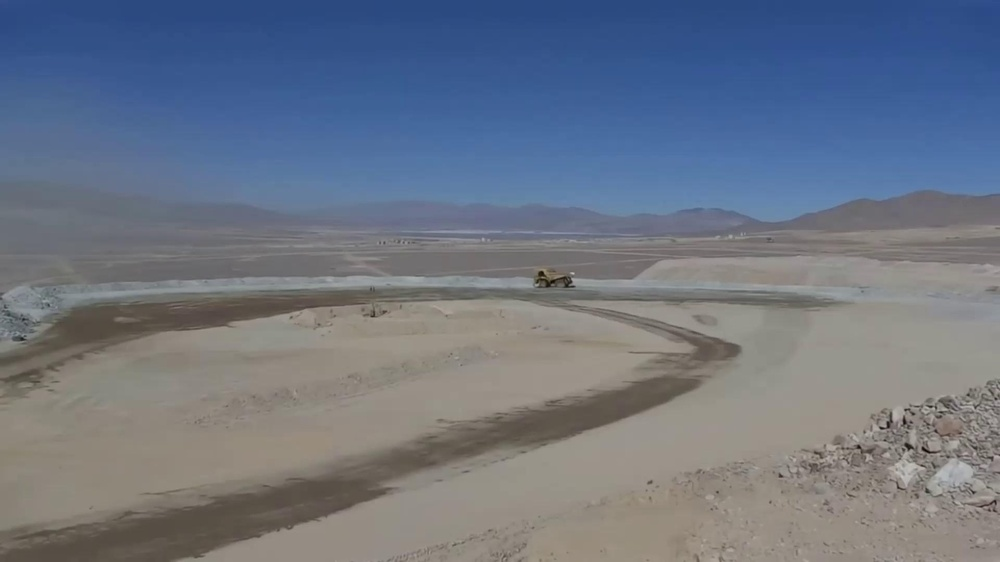
#> input picture data/dataset/images/train/video_01_f00000_jpg.rf.ed6cc09d15431d50dc2dbb34f7894a4f.jpg, 1000 x 562 px, shrunk from 1920 x 1080 before the run; its folder holds only this picture in this run
$ python -i argmax_baseline.py   (imports and definitions only)   (older library calls are emulated)
#> lines starting #> are read from the running program, lines starting #| are printed output that depends on the picture; after the words box and inside, x2 and y2 are one past the last pixel; in counts of white or black regions, pixels touching at a corner belong together
#> further down, picture is the input picture: shape (562, 1000, 3); mean B, G, R 131.8, 117.1, 108.8
### bermguard/vision/berm/band.py
"""Banda vertical donde se busca el pretil, común a todos los segmentadores.

Vive en un módulo propio y no dentro de cada segmentador por una razón concreta: la
comparación entre métodos del benchmark sólo es válida si **todos buscan en la misma
región**. Con la lógica duplicada, un cambio aplicado a uno y olvidado en el otro
alteraría la comparación sin que nada lo indicara.

## La restricción, y la corrección que la motivó

La banda se acota por arriba y por abajo con la **maquinaria detectada**, no sólo con
el frame.

La primera versión usaba la maquinaria únicamente como límite inferior —el pretil
está por encima de la rasante— y tomaba como límite superior la primera fila con
textura, es decir, prácticamente el horizonte. De noche eso falla de forma
sistemática: el borde horizontal más fuerte y continuo de la escena no es el pretil
sino la frontera entre el terreno oscuro y el valle iluminado del fondo, y el camino
óptimo se engancha a ella. En el frame 30 de ``video_02`` la cresta reportada corría
sobre la línea del valle, a 265 px por encima del punto de contacto del camión,
mientras el pretil real estaba a unos 55 px.

El límite superior se deriva de un hecho físico: **el pretil está al borde de la
plataforma por la que circula la maquinaria**, es decir, aproximadamente a la misma
profundidad que los equipos. En el espacio imagen no puede aparecer mucho más arriba
que el techo de un camión que opera junto a él. La banda se acota entonces a una
fracción de la altura de la caja por encima del punto de contacto.
"""

from __future__ import annotations

from collections.abc import Sequence

import numpy as np

from bermguard.core.types import Detection, GrayImage, Mask


def search_band(
    realzado: GrayImage,
    detections: Sequence[Detection],
    sky_variance_threshold: float = 6.0,
    band_margin_frac: float = 0.04,
    vehicle_height_multiple: float = 1.0,
) -> tuple[int, int]:
    """Filas ``(y_min, y_max)`` entre las que se busca el pretil.

    Args:
        realzado: Frame en escala de grises, ya acondicionado.
        detections: Maquinaria del frame. Define ambos límites cuando está presente.
        sky_variance_threshold: Desviación estándar por fila bajo la cual se
            considera cielo.
        band_margin_frac: Margen bajo la rasante, como fracción de la altura del
            frame, para tolerar el error de la propia referencia de suelo.
        vehicle_height_multiple: Cuántas alturas de caja por encima del punto de
            contacto puede estar el pretil. Con 1.0 se admite un pretil tan alto en
            la imagen como el techo del vehículo, que es generoso: un pretil real
            mide del orden de un tercio de la altura de un CAEX.

    Returns:
        Límites de la banda. Sin maquinaria se recurre sólo al cielo y a un recorte
        del primer plano, que es un criterio grosero; el segmentador lo refleja
        bajando su confianza.
    """
    alto = realzado.shape[0]

    # El cielo sigue excluyendose en todos los casos: es el borde horizontal mas
    # nitido de la escena, y sin maquinaria es el unico limite superior disponible.
    varianza = realzado.std(axis=1)
    con_textura = np.flatnonzero(varianza > sky_variance_threshold)
    y_cielo = int(con_textura[0]) if con_textura.size else 0

    if not detections:
        return y_cielo, max(y_cielo, int(alto * 0.80))

    # Limite inferior: el contacto mas bajo, el de la maquina mas cercana.
    rasante = max(d.bbox.ground_point[1] for d in detections)
    y_max = int(min(alto, rasante + alto * band_margin_frac))

    # Limite superior: la cota mas alta que admite alguna de las maquinas. Se toma el
    # minimo entre todas porque el pretil puede estar junto a cualquiera de ellas, y
    # descartarlo por estar cerca de un equipo lejano seria perder pretil real.
    techo = min(
        d.bbox.ground_point[1] - vehicle_height_multiple * d.bbox.height for d in detections
    )
    y_min = max(y_cielo, int(techo))

    return y_min, max(y_min, y_max)


def machinery_mask(
    shape: tuple[int, ...], detections: Sequence[Detection], dilation_px: int
) -> Mask:
    """Máscara de las cajas de maquinaria, ensanchadas ``dilation_px`` por lado.

    El pretil es terreno: una máquina produce bordes mucho más marcados que un banco
    de tierra, así que su región se anula en la respuesta antes de buscar.
    """
    alto, ancho = shape[0], shape[1]
    mascara = np.zeros((alto, ancho), dtype=bool)
    for deteccion in detections:
        x1, y1, x2, y2 = deteccion.bbox.as_tuple()
        mascara[
            max(0, int(y1) - dilation_px) : min(alto, int(y2) + dilation_px),
            max(0, int(x1) - dilation_px) : min(ancho, int(x2) + dilation_px),
        ] = True
    return mascara


def hugs_mask(mask: Mask, rows: GrayImage, radius_px: int = 2) -> Mask:
    """Columnas cuya fila elegida queda pegada al borde de la máscara de maquinaria.

    Anular una caja deja un borde artificial: justo fuera de la máscara la respuesta
    es la del ruido, y en las columnas tapadas es lo único disponible. Medido en una
    escena sintética, el camino óptimo cruzaba bajo la caja por la primera fila sin
    máscara en 59 de 190 columnas ocultas. Detrás de una máquina el pretil no es
    observable, así que esas columnas se declaran sin medición en vez de reportar el
    borde de la caja como cresta.

    Args:
        mask: Máscara de :func:`machinery_mask`.
        rows: Fila absoluta elegida en cada columna.
        radius_px: Distancia a la máscara bajo la cual la elección se descarta.
    """
    alto = mask.shape[0]
    columnas = np.arange(mask.shape[1])
    pegada = np.zeros(mask.shape[1], dtype=bool)
    for desplazamiento in range(-radius_px, radius_px + 1):
        filas = np.clip(rows.astype(np.int64) + desplazamiento, 0, alto - 1)
        pegada |= mask[filas, columnas]
    return pegada


def noise_floor(band: GrayImage, masked: Mask) -> float:
    """Nivel de ruido de la respuesta estructural dentro de la banda.

    La respuesta es un gradiente rectificado: la mitad de los píxeles de una zona sin
    estructura valen cero, así que la mediana de la banda completa es cero y no
    describe nada. La mediana de la parte **positiva**, fuera de las cajas anuladas,
    sí mide cuánto responde el terreno sin pretil.

    En una escena sintética con la cresta fuera de la banda, un corte de 3 veces este
    nivel acepta el 0 % de las columnas; con la cresta dentro, el 71-81 %. La mediana
    de la banda completa aceptaba el 83 % en ambos casos.

    Returns:
        El nivel de ruido, o 0 si la banda no tiene respuesta positiva libre.
    """
    libre = band[~masked]
    positiva = libre[libre > 0]
    return float(np.median(positiva)) if positiva.size else 0.0

### bermguard/vision/berm/argmax_baseline.py
"""Segmentación del pretil por máximo de gradiente por columna — Método 2.

Es el enfoque convencional para localizar un borde estructural horizontal: derivar,
tomar el máximo de respuesta en cada columna, y suavizar el perfil resultante.

**Existe como línea base medible, no como aspirante.** Se implementó primero, se
midió, y su fracaso es lo que motivó la formulación por camino óptimo del Método 1
(ADR 0006). Conservarlo en el entregable permite cuantificar la diferencia entre
ambos en lugar de afirmarla: sin una línea base, «el camino óptimo es mejor» es una
opinión.

## La diferencia conceptual con el Método 1

Ambos parten de la misma respuesta de gradiente. Lo que cambia es **cuándo se impone
el prior de continuidad**:

* Aquí, **después**: cada columna elige su máximo de forma independiente y luego un
  filtro intenta reparar el perfil. Cuando el filtro actúa, la información de
  continuidad ya se perdió — el máximo local de cada columna se eligió sin saber
  nada de sus vecinas.
* En el Método 1, **durante**: la continuidad es una restricción de la búsqueda, de
  modo que ninguna columna puede elegir un valor incompatible con las contiguas.

Es la misma distinción que separa un ajuste robusto de un filtrado posterior, y el
reporte de benchmark la cuantifica mediante el jitter temporal del perfil.
"""

from __future__ import annotations

import logging
from collections.abc import Sequence

import cv2
import numpy as np
from scipy.ndimage import median_filter
from scipy.signal import savgol_filter

from bermguard.core.types import BermPixels, Detection, FloatArray, GrayImage, ImageBGR
from bermguard.vision.berm.band import hugs_mask, machinery_mask, noise_floor, search_band

logger = logging.getLogger(__name__)


class ArgmaxBermSegmenter:
    """Línea base: máximo de gradiente por columna con filtrado posterior.

    Satisface :class:`~bermguard.core.interfaces.IBermSegmenter`.

    Comparte con el Método 1 el acondicionamiento, la exclusión de maquinaria y la
    banda de búsqueda, de modo que la comparación aísla **la única diferencia que
    importa**: cómo se decide la cresta. Un benchmark que además cambiara el
    preprocesado no diría nada sobre la formulación.
    """

    def __init__(
        self,
        clahe_clip: float = 2.5,
        blur_sigma: float = 6.0,
        noise_multiple: float = 3.0,
        median_window: int = 31,
        smooth_window: int = 31,
        outlier_tolerance: float = 3.0,
        sky_variance_threshold: float = 6.0,
        band_margin_frac: float = 0.04,
        box_dilation_px: int = 12,
        vehicle_height_multiple: float = 1.0,
    ) -> None:
        """
        Args:
            outlier_tolerance: Múltiplo de la desviación mediana a partir del cual un
                punto se descarta como enganche a otra estructura. Es el parámetro
                que intenta reparar lo que el ``argmax`` rompió.

        Note:
            El resto de los parámetros son idénticos a los del Método 1 y con el
            mismo significado, deliberadamente: la comparación debe aislar la
            formulación de la búsqueda.
        """
        self._clahe = cv2.createCLAHE(clipLimit=clahe_clip, tileGridSize=(8, 8))
        self._blur_sigma = blur_sigma
        self._noise_multiple = noise_multiple
        self._median_window = median_window
        self._smooth_window = smooth_window
        self._tolerancia = outlier_tolerance
        self._sky_threshold = sky_variance_threshold
        self._band_margin = band_margin_frac
        self._box_dilation = box_dilation_px
        self._vehicle_height_multiple = vehicle_height_multiple

    @property
    def name(self) -> str:
        return "baseline:per-column-argmax"

    # [7 lines left out: function reset, not called in this run]

    def segment(self, frame: ImageBGR, detections: Sequence[Detection] = ()) -> BermPixels | None:
#> called with detections = ()
        alto, ancho = frame.shape[:2]

        gris = cv2.cvtColor(frame, cv2.COLOR_BGR2GRAY)
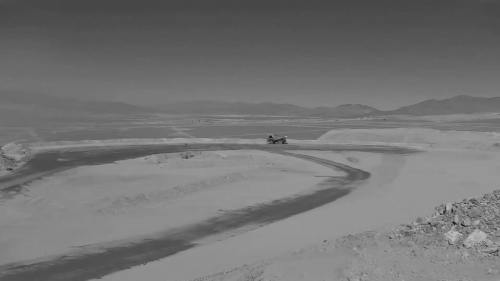
#> gris: shape (562, 1000) (shown at 1/2 size); min 5, max 195, mean 116.3
        realzado = self._clahe.apply(gris)
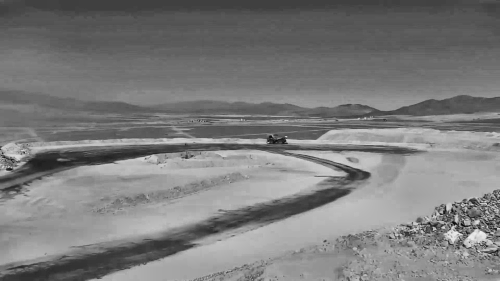
#> realzado: shape (562, 1000) (shown at 1/2 size); min 2, max 240, mean 123.9

        k = int(self._blur_sigma * 6) | 1
        suave = cv2.GaussianBlur(realzado, (k, k), self._blur_sigma)
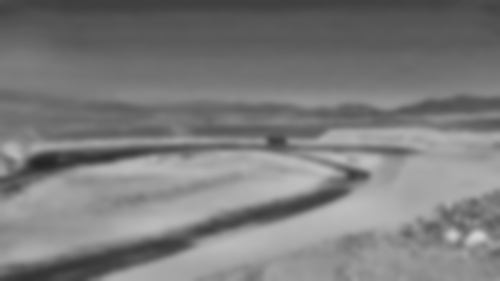
#> suave: shape (562, 1000) (shown at 1/2 size); min 36, max 210, mean 123.9
        respuesta = np.maximum(cv2.Scharr(suave, cv2.CV_32F, 0, 1), 0.0)
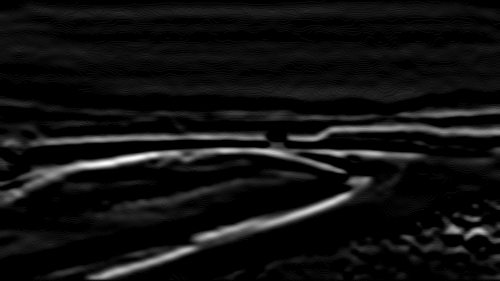
#> respuesta: shape (562, 1000) float32 (shown at 1/2 size); min 0, max 288, mean 19.2; drawn with min black and max white

        maquinaria = machinery_mask(respuesta.shape, detections, self._box_dilation)
        respuesta[maquinaria] = 0.0

        # Misma banda que el Metodo 1, del modulo compartido: la comparacion del
        # benchmark solo es valida si ambos buscan en la misma region.
        y_min, y_max = search_band(
            realzado,
            detections,
            sky_variance_threshold=self._sky_threshold,
            band_margin_frac=self._band_margin,
            vehicle_height_multiple=self._vehicle_height_multiple,
        )
#> in search_band, `varianza = realzado.std(axis=1)`: varianza = 562 values, max 52.96 at index 315, min 1.81 at index 37, mean 24.53
#> in search_band, `con_textura = np.flatnonzero(varianza > sky_variance_threshold)`: con_textura = 385 values from 100 to 561
#> in search_band, `y_cielo = int(con_textura[0]) if con_textura.size else 0`: y_cielo = 100
#> y_min = 100; y_max = 449
        if y_max - y_min < 16:
            return None

        banda = respuesta[y_min:y_max, :]
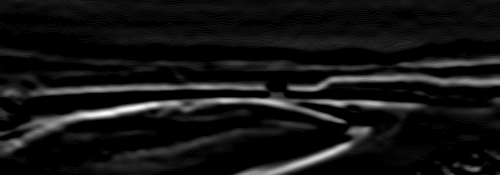
#> banda: shape (349, 1000) float32 (shown at 1/2 size); min 0, max 288, mean 22.4; drawn with min black and max white
        pico = float(banda.max())
#> pico = 288
        if pico <= 0:
            return None

        # LA diferencia con el Metodo 1: cada columna decide sola.
        cresta_local = banda.argmax(axis=0)
#> cresta_local = 1000 values, max 348 at index 487, min 125 at index 910, mean 215.9
        fuerza = banda[cresta_local, np.arange(ancho)]
#> fuerza = 1000 values, max 288 at index 202, min 80 at index 0, mean 191.9

        corte = max(self._noise_multiple * noise_floor(banda, maquinaria[y_min:y_max]), pico * 0.05)
#> corte = 57
        # Mismo descarte que el Metodo 1: el borde de una caja no es una cresta.
        valida = (fuerza > corte) & ~hugs_mask(maquinaria, cresta_local + y_min)
#> maquinaria: shape (562, 1000) bool; every value is 0
        if valida.sum() < ancho * 0.1:
            return None

        cresta = (cresta_local + y_min).astype(np.float32)
#> cresta = 1000 values, max 448 at index 487, min 225 at index 910, mean 315.9
        cresta[~valida] = np.nan
        cresta = self._reparar(cresta)

        base = self._estimar_base(respuesta, cresta, y_max)
        cobertura = float(np.isfinite(cresta).sum() / ancho)
        return BermPixels(
            crest_y_px=cresta,
            base_y_px=base,
            coverage=cobertura,
            confidence=cobertura * (0.5 if not detections else 1.0),
        )

    # --- Auxiliares -----------------------------------------------------------

    def _reparar(self, cresta: FloatArray) -> FloatArray:
        """Intenta recuperar continuidad a posteriori: mediana móvil y Savitzky-Golay.

        Este método es el objeto del experimento. El filtrado sólo puede atenuar los
        saltos que el ``argmax`` produjo; no puede recuperar la elección correcta,
        porque esa información se descartó al decidir cada columna por separado.
        """
        indices = np.flatnonzero(np.isfinite(cresta))
#> indices = 1000 values from 0 to 999
        if indices.size < 7:
            return cresta

        valores = cresta[indices]
#> valores has the same summary as cresta in segment
        ventana = min(self._median_window | 1, (valores.size // 2) * 2 - 1)
        if ventana >= 5:
            mediana = median_filter(valores, size=ventana, mode="nearest")
#> mediana = 1000 values, max 434 at index 562, min 254 at index 797, mean 316.5
            desvio = np.abs(valores - mediana)
#> desvio = 1000 values, max 148 at index 487, min 0 at index 0, mean 3.5
            tolerancia = self._tolerancia * max(float(np.median(desvio)), 1.0)
#> tolerancia = 3
            valores = np.where(desvio <= tolerancia, valores, np.nan)

        finitos = np.isfinite(valores)
        if finitos.sum() >= 7:
            largo = min(self._smooth_window | 1, (int(finitos.sum()) // 2) * 2 - 1)
#> largo = 31
            if largo >= 5:
                valores[finitos] = savgol_filter(valores[finitos], largo, 2, mode="nearest")

        salida = np.full_like(cresta, np.nan)
        salida[indices] = valores
        return salida

    @staticmethod
    def _estimar_base(respuesta: GrayImage, cresta: FloatArray, y_max: int) -> FloatArray:
        """Idéntico al del Método 1, para que la comparación aísle la cresta."""
#> called with cresta = array of shape (1000,), y_max = 449
        alto, ancho = respuesta.shape
        fin = min(alto, y_max + int(alto * 0.10))
#> fin = 505
        valida = np.isfinite(cresta)
        if not valida.any():
            return np.full_like(cresta, np.nan)

        filas = np.arange(alto, dtype=np.float32)[:, None]
        cresta_segura = np.where(valida, cresta, np.inf)
        fondo = np.percentile(respuesta[:fin, :], 25, axis=0)
#> fondo = 1000 values from 0 to 0
        indices = np.where(valida, np.nan_to_num(cresta, nan=0.0), 0).astype(int)
#> indices = 1000 values, max 444 at index 578, min 0 at index 7, mean 294.1
        pico = respuesta[np.clip(indices, 0, alto - 1), np.arange(ancho)]
#> pico = 1000 values, max 288 at index 207, min 0 at index 6, mean 161.4

        umbral = fondo + 0.5 * (pico - fondo)
#> umbral = 1000 values, max 144 at index 207, min 0 at index 6, mean 80.68
        cae = (respuesta < umbral[None, :]) & (filas > cresta_segura[None, :]) & (filas < fin)
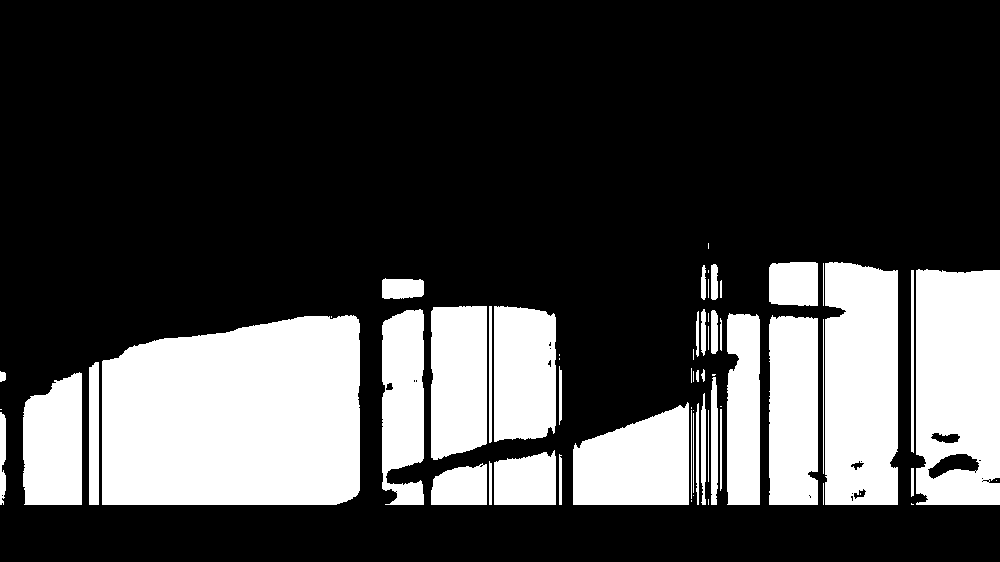
#> cae: shape (562, 1000) bool; 26.6% white; 64 white regions (21 under 20 px), largest, box (x1, y1, x2, y2) and area: (102, 315, 360, 505) 44705, (916, 269, 1000, 505) 18553, (825, 262, 898, 505) 17049
        primero = cae.argmax(axis=0).astype(np.float32)
#> primero = 1000 values, max 449 at index 573, min 0 at index 6, mean 285.6
        hay_cruce = cae.any(axis=0) & valida & (pico > fondo)
        return np.where(hay_cruce, primero, np.nan).astype(np.float32)

>>> import cv2
>>> picture = cv2.imread('../../../data/dataset/images/train/video_01_f00000_jpg.rf.ed6cc09d15431d50dc2dbb34f7894a4f.jpg')
>>> result = ArgmaxBermSegmenter().segment(picture)
#> in segment, `cobertura = float(np.isfinite(cresta).sum() / ancho)`: cobertura = 0.931
